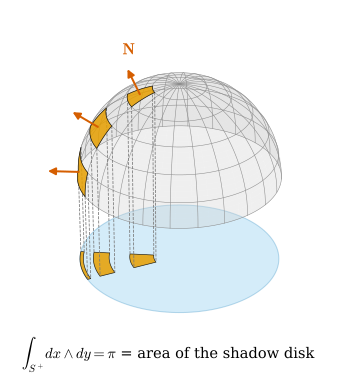

The Python source for this figure:
"""Figure 35.3.2: the 2-form dx ^ dy integrated over the upper hemisphere of the unit sphere is the area of its
shadow, the unit disk (Section 35.3, Example 35.3.10(b)).

Grey surface: the upper hemisphere x(theta, phi) = (sin theta cos phi, sin theta sin phi, cos theta),
0 <= theta <= pi/2, with its theta, phi grid (step pi/12). Orientation: x_theta x x_phi = sin(theta) N points
outward (N = x, vermillion arrows at the centers of three highlighted cells).
Light blue disk: the plane z = -0.95 under the hemisphere, carrying the vertical shadow of the hemisphere (the unit
disk). Three orange cells, at theta in [pi/12, 2pi/12], [3pi/12, 4pi/12], [5pi/12, 6pi/12] and
phi in [16pi/12, 18pi/12], and their orange shadows below (grey dashed lines join the corners).
The value of dx ^ dy on a cell is its shadow area: int_cell sin(theta) cos(theta) dtheta dphi; the three cells give
0.0479, 0.0654, 0.0175 (computed below) and all cells of the upper hemisphere together give pi.
Self-checks: (dx ^ dy)(x_theta, x_phi) = sin theta cos theta; the sum of the exact cell values over the whole grid
is pi; the cell value equals the area of the cell's vertical shadow (polygon area of the projected boundary,
fine sampling); the integral over the whole sphere is 0.
"""
import numpy as np

import dgfig

dgfig.setup()
import matplotlib.pyplot as plt  # noqa: E402
from mpl_toolkits.mplot3d.art3d import Poly3DCollection  # noqa: E402

C = dgfig.COLORS
h = np.pi / 12


def X(th, ph):
    th, ph = np.broadcast_arrays(np.asarray(th, float), np.asarray(ph, float))
    return np.array([np.sin(th) * np.cos(ph), np.sin(th) * np.sin(ph), np.cos(th)])


def cell_value(t0, t1, p0, p1):
    """int_{t0}^{t1} int_{p0}^{p1} sin t cos t dphi dt (exact)."""
    return (p1 - p0) * 0.5 * (np.sin(t1) ** 2 - np.sin(t0) ** 2)


def shadow_area(t0, t1, p0, p1, m=400):
    """signed area of the vertical projection of the cell boundary, traversed in the parameter order
    (t0, p0) -> (t1, p0) -> (t1, p1) -> (t0, p1) -> back."""
    s = np.linspace(0, 1, m)
    pts = np.concatenate([
        [X(t0 + (t1 - t0) * a, p0) for a in s], [X(t1, p0 + (p1 - p0) * a) for a in s],
        [X(t1 - (t1 - t0) * a, p1) for a in s], [X(t0, p1 - (p1 - p0) * a) for a in s]])
    x, y = pts[:, 0], pts[:, 1]
    return 0.5 * np.sum(x * np.roll(y, -1) - np.roll(x, -1) * y)


# (dx ^ dy)(x_theta, x_phi)
th0, ph0 = 0.7, 1.1
xt = np.array([np.cos(th0) * np.cos(ph0), np.cos(th0) * np.sin(ph0), -np.sin(th0)])
xp = np.array([-np.sin(th0) * np.sin(ph0), np.sin(th0) * np.cos(ph0), 0.0])
assert abs((xt[0] * xp[1] - xt[1] * xp[0]) - np.sin(th0) * np.cos(th0)) < 1e-14
assert np.allclose(np.cross(xt, xp), np.sin(th0) * X(th0, ph0))
tot = sum(cell_value(i * h, (i + 1) * h, j * h, (j + 1) * h) for i in range(6) for j in range(24))
assert abs(tot - np.pi) < 1e-12
whole = sum(cell_value(i * h, (i + 1) * h, j * h, (j + 1) * h) for i in range(12) for j in range(24))
assert abs(whole) < 1e-12
cells = [(1, 16), (3, 16), (5, 16)]
vals = []
for i, j in cells:
    v = cell_value(i * h, (i + 1) * h, j * h, (j + 2) * h)
    a = shadow_area(i * h, (i + 1) * h, j * h, (j + 2) * h)
    assert abs(v - a) < 2e-5 and v > 0
    vals.append(v)

fig = plt.figure(figsize=(5.6, 4.6))
ax = dgfig.axes3d(fig, elev=30, azim=-25)
zp = -0.95
# shadow plane: disk
tt = np.linspace(0, 2 * np.pi, 200)
disk = [list(zip(np.cos(tt), np.sin(tt), np.full_like(tt, zp)))]
ax.add_collection3d(Poly3DCollection(disk, facecolor=C["region"], alpha=0.25, edgecolor=C["tangent"], lw=0.8,
                                     zorder=1))
# hemisphere surface
T, Pp = np.meshgrid(np.linspace(0, np.pi / 2, 31), np.linspace(0, 2 * np.pi, 121), indexing="ij")
XS, YS, ZS = np.sin(T) * np.cos(Pp), np.sin(T) * np.sin(Pp), np.cos(T)
ax.plot_surface(XS, YS, ZS, color=C["surface"], alpha=0.35, linewidth=0, shade=False, zorder=2)
for i in range(1, 7):
    pp = np.linspace(0, 2 * np.pi, 121)
    c = X(i * h, pp)
    ax.plot(c[0], c[1], c[2], color="#8C8C8C", lw=0.4, zorder=3)
for j in range(24):
    tq = np.linspace(0, np.pi / 2, 31)
    c = X(tq, j * h)
    ax.plot(c[0], c[1], c[2], color="#8C8C8C", lw=0.4, zorder=3)
# highlighted cells, their shadows, normals
for (i, j), v in zip(cells, vals):
    t0, t1, p0, p1 = i * h, (i + 1) * h, j * h, (j + 2) * h
    s = np.linspace(0, 1, 12)
    bd = np.concatenate([[X(t0 + (t1 - t0) * a, p0) for a in s], [X(t1, p0 + (p1 - p0) * a) for a in s],
                         [X(t1 - (t1 - t0) * a, p1) for a in s], [X(t0, p1 - (p1 - p0) * a) for a in s]])
    ax.add_collection3d(Poly3DCollection([bd], facecolor=C["accent"], alpha=0.85, edgecolor=C["main"], lw=0.5,
                                         zorder=6))
    sh = bd.copy()
    sh[:, 2] = zp
    ax.add_collection3d(Poly3DCollection([sh], facecolor=C["accent"], alpha=0.85, edgecolor=C["main"], lw=0.5,
                                         zorder=4))
    for corner in (X(t0, p0), X(t1, p0), X(t1, p1), X(t0, p1)):
        ax.plot([corner[0]] * 2, [corner[1]] * 2, [corner[2], zp], color=C["aux"], lw=0.6, ls="--", zorder=5)
    cen = X(0.5 * (t0 + t1), 0.5 * (p0 + p1))
    dgfig.arrow3d(ax, cen, 0.3 * cen, role="normal", zorder=8)
fig.text(0.5, 0.08, r"$\int_{S^+} dx\wedge dy = \pi$ = area of the shadow disk", ha="center", fontsize=11)
c0 = X(1.5 * h, 17 * h)
ax.text(*(1.42 * c0 + np.array([0.0, 0.0, 0.05])), r"$\mathbf{N}$", color=C["normal"], fontsize=12, zorder=10)
dgfig.equal_aspect(ax, np.array([[-1, -1, zp], [1, 1, 1.05]]), zoom=1.05)
dgfig.save(fig, __file__)
print("cell values:", [round(v, 4) for v in vals])
